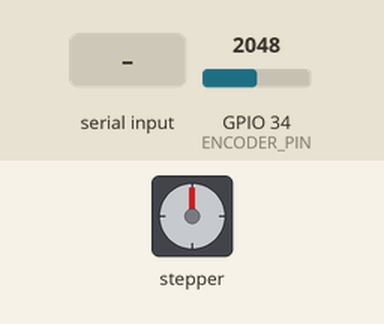
Simulated run of this sketch. Board: ESP32. Shown: stepper motor. Wiring (inferred from the names in the program): stepper motor driver (200 steps per turn assumed): step GPIO 25; direction GPIO 26; enable GPIO 27. The inputs (shaded band) are chosen by the test bench; at power-on: GPIO 34 (ENCODER_PIN) = 2048 (analog values on the 0–4095 scale). What the sketch prints to the serial monitor is not drawn.

Above: at 3.3 s.
3.4 s: GPIO 34 (ENCODER_PIN) set to 312
4.9 s: GPIO 34 (ENCODER_PIN) set to 284
At 5.1 s:
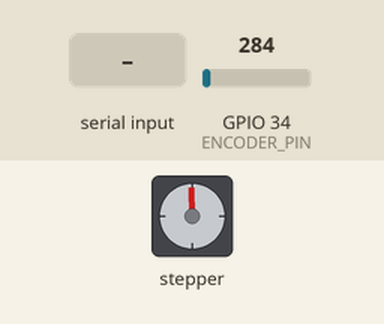
At 5.7 s:
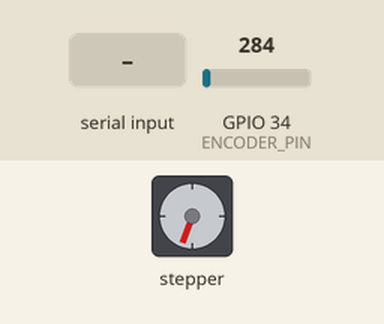
7.9 s: "T,45\n" received over Serial
At 8.41 s:
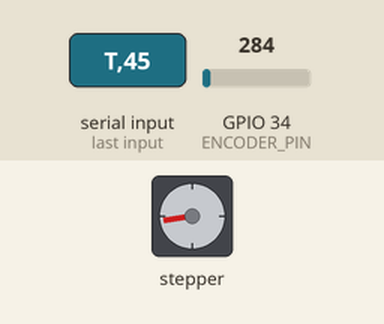
10.9 s: GPIO 34 (ENCODER_PIN) set to 0
At 11.12 s:
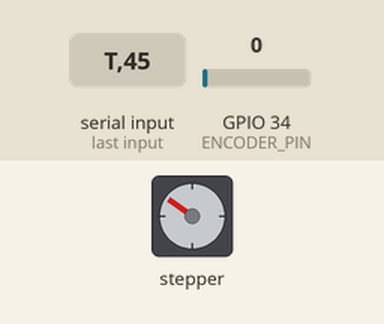
13.9 s: "P90\n" received over Serial
16.9 s: "START\n" received over Serial
Timing chart, 0 to 20.9 s (numbered marks = the images above; inputs shaded):
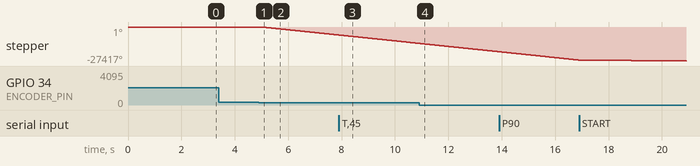

Measured:
- the behaviour switches between 285 and 284 on GPIO 34 (ENCODER_PIN) (found by bisection; images 0 and 1)
- after the input at 4.9 s, stepper: keeps turning counter-clockwise at about 2204°/s, starting after 0.05 s

The sketch:

inv-pen_pid3.ino
```cpp
#include <Arduino.h>

// --- Pin Definitions ---
const int ENCODER_PIN = 34;
const int STEP_PIN    = 25;
const int DIR_PIN     = 26;
const int EN_PIN      = 27;

// --- Physical System Geometry Constants ---
const float ARM_RADIUS_MM      = 70.0;
const float PENDULUM_LENGTH_MM = 70.0;

// --- Calibration Variables ---
float upwardZeroAngle = 0.0;

// --- Angle Trim Offset ---
// Compensation for physical magnet misalignment or structural offset.
// Added to shift the calculated 12 o'clock setpoint directly (Default: -5.0 deg).
float angleTrimDeg = -5.0;

// --- Volatile Control Flags & Tuning Parameters ---
bool pidEnabled = true;

float Kp = 4425;
float Ki = 925;
float Kd = 75;

// --- Acceleration Limits (Jerk Control) ---
const float MAX_ACCELERATION = 25000.0; // Steps / sec^2

// --- Loop Timing Control ---
const unsigned long LOOP_TIME_US = 4000; // 250 Hz control loop
unsigned long lastLoopTime = 0;

// --- PID State Variables ---
float errorSum = 0.0;
float lastError = 0.0;

// --- Non-blocking Stepper Engine Variables ---
unsigned long lastStepTime = 0;
unsigned long stepIntervalUs = 0;
bool currentDirection = true;
bool motorActive = false;
float currentSpeedStepsPerSec = 0.0;

// --- Serial Command Buffer ---
String inputBuffer = "";

// --- Read Raw Analog Angle with EMA Low-Pass Filter ---
float getRawAngle() {
  static float filteredAngle = -1.0;

  uint32_t rawSum = 0;
  for (int i = 0; i < 16; i++) {
    rawSum += analogRead(ENCODER_PIN);
    delayMicroseconds(10);
  }
  float newAngle = ((rawSum / 16.0) / 4095.0) * 360.0;

  if (filteredAngle < 0) {
    filteredAngle = newAngle;
    return filteredAngle;
  }

  const float alpha = 0.25;

  float diff = newAngle - filteredAngle;
  while (diff > 180.0)  diff -= 360.0;
  while (diff < -180.0) diff += 360.0;

  filteredAngle += alpha * diff;

  while (filteredAngle >= 360.0) filteredAngle -= 360.0;
  while (filteredAngle < 0.0)    filteredAngle += 360.0;

  return filteredAngle;
}

void calibrateZeroPosition() {
  delay(1000); // Allow physical settling at rest
  float sum = 0;
  const int samples = 50;
  for (int i = 0; i < samples; i++) {
    sum += getRawAngle();
    delay(20);
  }
  float downwardZeroAngle = sum / (float)samples;

  // Base 180 deg offset plus manual physical trim adjustment
  upwardZeroAngle = downwardZeroAngle + 180.0 + angleTrimDeg;

  while (upwardZeroAngle >= 360.0) upwardZeroAngle -= 360.0;
  while (upwardZeroAngle < 0.0)   upwardZeroAngle += 360.0;

  Serial.print("Baseline Zero Recorded. Calculated Upright Setpoint (with Trim): ");
  Serial.println(upwardZeroAngle, 2);
}

// --- Non-blocking Serial Command Parser ---
void handleSerialCommands() {
  while (Serial.available() > 0) {
    char c = (char)Serial.read();
    if (c == '\n' || c == '\r') {
      inputBuffer.trim();
      inputBuffer.toUpperCase();

      if (inputBuffer.length() > 0) {
        if (inputBuffer == "START" || inputBuffer == "RUN") {
          pidEnabled = true;
          errorSum = 0;
          lastError = 0;
          Serial.println(">> PID CONTROL ACTIVE");
        }
        else if (inputBuffer == "STOP") {
          pidEnabled = false;
          motorActive = false;
          currentSpeedStepsPerSec = 0.0;
          stepIntervalUs = 0;
          errorSum = 0;
          Serial.println(">> PID CONTROL PAUSED");
        }
        else if (inputBuffer.length() > 1) {
          char command = inputBuffer.charAt(0);
          float value = inputBuffer.substring(1).toFloat();

          if (command == 'P') {
            Kp = value;
            Serial.print(">> Kp Updated: "); Serial.println(Kp);
          } else if (command == 'I') {
            Ki = value;
            errorSum = 0;
            Serial.print(">> Ki Updated: "); Serial.println(Ki);
          } else if (command == 'D') {
            Kd = value;
            Serial.print(">> Kd Updated: "); Serial.println(Kd);
          }
          // New Trim Offset Command
          else if (command == 'T') {
            float trimChange = value - angleTrimDeg;
            angleTrimDeg = value;
            upwardZeroAngle += trimChange; // Update active setpoint on the fly
            while (upwardZeroAngle >= 360.0) upwardZeroAngle -= 360.0;
            while (upwardZeroAngle < 0.0)   upwardZeroAngle += 360.0;
            Serial.print(">> Angle Trim Updated: "); Serial.print(angleTrimDeg);
            Serial.print(" | New Setpoint: "); Serial.println(upwardZeroAngle);
          }
        }
      }
      inputBuffer = "";
    } else {
      inputBuffer += c;
    }
  }
}

// --- Stepper Step Generation ---
void updateStepperEngine() {
  if (!pidEnabled || !motorActive || stepIntervalUs == 0) return;

  unsigned long now = micros();
  if (now - lastStepTime >= stepIntervalUs) {
    lastStepTime = now;
    digitalWrite(STEP_PIN, HIGH);
    delayMicroseconds(3);
    digitalWrite(STEP_PIN, LOW);
  }
}

void setup() {
  Serial.begin(115200);

  analogReadResolution(12);
  analogSetPinAttenuation(ENCODER_PIN, ADC_11db);

  pinMode(STEP_PIN, OUTPUT);
  pinMode(DIR_PIN, OUTPUT);
  pinMode(EN_PIN, OUTPUT);

  // Enable TMC2209 driver (Active LOW)
  digitalWrite(EN_PIN, LOW);

  calibrateZeroPosition();

  Serial.println("System Initialized & PID Active. Lift pendulum upright to balance.");
  Serial.println("Use 'T-5.0' or 'T-3.5' to fine-tune zero offset live via serial.");

  inputBuffer.reserve(32);
  lastLoopTime = micros();
}

void loop() {
  handleSerialCommands();

  // Continuously attempt stepping
  updateStepperEngine();

  unsigned long now = micros();
  if (now - lastLoopTime >= LOOP_TIME_US) {
    float dt = (now - lastLoopTime) / 1000000.0;
    lastLoopTime = now;

    float currentRawAngle = getRawAngle();

    // Compute error relative to setpoint
    float error = currentRawAngle - upwardZeroAngle;
    while (error > 180.0)  error -= 360.0;
    while (error < -180.0) error += 360.0;

    // Plot output
    Serial.print("Angle:");
    Serial.print(currentRawAngle, 2);
    Serial.print(",");
    Serial.print("Setpoint:");
    Serial.print(upwardZeroAngle, 2);
    Serial.print(",");
    Serial.print("Error:");
    Serial.println(error, 2);

    // Dynamic balancing threshold set to +/- 20 degrees
    if (!pidEnabled || abs(error) > 30.0) {
      motorActive = false;
      errorSum = 0;
      lastError = error;
      currentSpeedStepsPerSec = 0.0;
      stepIntervalUs = 0;
      return;
    }

    motorActive = true;

    // --- PID Calculation ---
    errorSum += error * dt;
    errorSum = constrain(errorSum, -30.0, 30.0);

    float derivative = (error - lastError) / dt;
    lastError = error;

    float targetSpeed = (Kp * error) + (Ki * errorSum) + (Kd * derivative);
    targetSpeed = constrain(targetSpeed, -3200.0, 3200.0);

    // Acceleration Slew
    float maxSpeedChange = MAX_ACCELERATION * dt;
    float speedDifference = targetSpeed - currentSpeedStepsPerSec;
    speedDifference = constrain(speedDifference, -maxSpeedChange, maxSpeedChange);
    currentSpeedStepsPerSec += speedDifference;

    // Direction update
    bool targetDir = (currentSpeedStepsPerSec >= 0.0);
    if (targetDir != currentDirection) {
      currentDirection = targetDir;
      digitalWrite(DIR_PIN, currentDirection ? HIGH : LOW);
    }

    float absSpeed = abs(currentSpeedStepsPerSec);
    if (absSpeed < 10.0) {
      stepIntervalUs = 0;
    } else {
      stepIntervalUs = (unsigned long)(1000000.0 / absSpeed);
    }
  }
}
```
